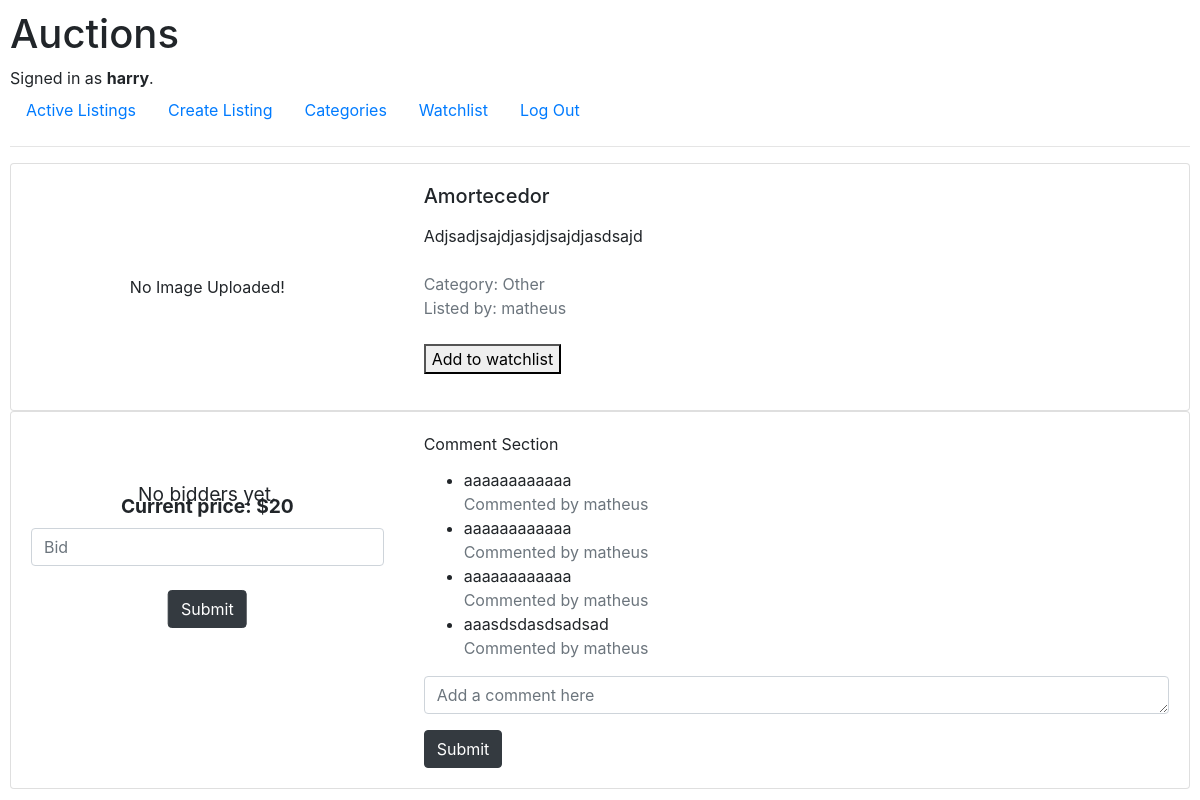
/listing/3 (signed in), run on the app's committed database.
### auctions/models.py (models this page shows, shortened)
class User(AbstractUser):
    pass

class Listing(models.Model):
    title = models.CharField(max_length=64)
    image = models.URLField(blank=True, max_length=512)
    description = models.CharField(max_length=512)
    online = models.BooleanField(default=True)
    owner = models.ForeignKey(User, on_delete=models.CASCADE, related_name='owner')
    winner = models.ForeignKey(User, on_delete=models.CASCADE, null=True, related_name='winner')
    category = models.ForeignKey(Category, on_delete=models.CASCADE)
    price = models.IntegerField(default=0)

class Category(models.Model):
    title = models.CharField(max_length=64)
    def __str__(self):
        return f'{self.title}'

class Comments(models.Model):
    text = models.CharField(max_length=512)
    user = models.ForeignKey(User, on_delete=models.CASCADE, related_name='user_comments')
    listing = models.ForeignKey(Listing, on_delete=models.CASCADE, related_name='listing_comments')

### auctions/views.py (the view, shortened to what this page needs)
# urls.py: path('listing/<int:listing_id>', views.listings, name='listings'),
@login_required(login_url='login')
def listings(request, listing_id):
    try:
        listing = Listing.objects.get(pk=listing_id)
    except Listing.DoesNotExist:
        return HttpResponseRedirect('/listing/doesnt-exist')
    comments = Comments.objects.filter(listing = listing)
    watchlist = []
    list = Watchlist.objects.filter(user = request.user)
    for l in list:
        listings = Listing.objects.get(pk = l.listing.id)
        watchlist.append(listings)
    print(listing.owner)
    return render(request, 'auctions/listing_visitor.html', {
            'listing':listing,
            'user':request.user,
            'comments':comments,
            'comment_form':CommentForm(),
            'bid_form':BidForm(),
            'watchlist':watchlist
        })

### auctions/views.py
class CommentForm(forms.ModelForm):
    class Meta:
        model = Comments
        fields = ["text"]
        labels = {
            "text": ("")
        }
        widgets = {
            "text": forms.Textarea(attrs={
                "placeholder": "Add a comment here",
                "class": "form-control",
                "rows": 1
            })
        }

class BidForm(forms.ModelForm):
    class Meta:
        model = Bid
        fields = ["current_bid"]
        labels = {
            "current_bid": ("")
        }
        widgets = {
            "current_bid": forms.NumberInput(attrs={
                "placeholder": "Bid",
                "class": "form-control"
            })
        }

### auctions/templates/auctions/listing_visitor.html (shortened to what this page needs)
{% extends 'auctions/layout.html' %}
{% block body %}
{% if listing.online %}
    <div class="card" style="width: 100%;">
        <div class="row no-gutters">
            <div class="col-md-4">
                {% if listing.image %}
                <img src="{{listing.image}}" alt="{{listing.title}}'s image" width="99%" height="99%">
                {% else %}
                <div style="position: absolute; top: 50%; left: 50%; transform: translateY(-50%) translateX(-50%);">
                    No Image Uploaded!
                </div>
                {% endif %}
            </div>
            <div class="col-md-8">
                <div class="card-body">
                    <h5 class="card-title">{{listing.title}}</h5>
                    <p class="card-text">
                        <div>{{listing.description}}</div><br>
                        <div class="text-muted">Category: {{listing.category}}</div>
                        <div class="text-muted">Listed by: {{listing.owner.username}}</div>
                        <br>
                        {% if listing not in watchlist %}
                            <form action="{% url 'add_watchlist' listing.id %}" method="post">
                                <button type="submit">Add to watchlist</button>
                            </form>
                        {% else %}
                            <form action="{% url 'remove_watchlist' listing.id %}" method="post">
                                {% csrf_token %}
                                <button type="submit">Remove from watchlist</button>
                            </form>
                        {% endif %}
                    </p>
                </div>
            </div>
        </div>
    </div>
    <div class="card" style="width: 100%;">
        <div class="row no-gutters">
            <div class="col-md-4">
                <div class="card-body">
                    <strong class="card-text" style="font-size: larger;
                    position: absolute; top: 25%; left: 50%;
                     transform: translateY(-50%) translateX(-50%);">
                     Current price: ${{listing.price}}
                    </strong>
                    <br><br>
                    {% if listing.winner %}
                    <p style="font-size: larger; position: absolute;
                    left: 50%; transform: translateX(-50%);">Current winner: {{listing.winner.username}}</p> <br>
                    {% else %}
                    <p style="font-size: larger; position: absolute;
                    left: 50%; transform: translateX(-50%);">No bidders yet.</p> <br>
                    {% endif %}
                    <br>
                    <form action="{% url 'bid' listing.id %}" method="post">
                        {{bid_form}}
                        <br>
                        <input class="btn btn-dark" style="margin: 0;
                        position: absolute;
                        left: 50%;
                        transform: translateX(-50%);" type="submit" value="Submit">
                    </form>
                </div>
            </div>
            <div class="col-md-8">
                <div class="card-body">
                    <p class="card-title">Comment Section</p>
                    <ul>
                        {% for comment in comments %}
                            <li class="card-text">{{comment.text}}</li><div class="text-muted">Commented by {{comment.user}}</div>
                        {% empty %}
                            <li class="card-text">No comments yet!</li>
                        {% endfor %}
                    </ul>
                    <form action="{% url 'comments' listing.id %}" method="post">
                        {{comment_form}}
                        <input class="btn btn-dark" type="submit" value="Submit" name="Submit">
                    </form>
                </div>
            </div>
        </div>
    </div>
{% else %}
    {% if listing.winner.id == user.id %}
        <h2 style="text-align: center;">You won this auction!</h2>
    {% else %}
        <h2 style="text-align: center;">This listing isn't available anymore!</h2>
    {% endif %}
{% endif %}
{% endblock %}

### auctions/templates/auctions/layout.html (shortened to what this page needs)
{% load static %}
<!DOCTYPE html>
<html lang="en">
    <head>
        <link rel="stylesheet" href="https://stackpath.bootstrapcdn.com/bootstrap/4.4.1/css/bootstrap.min.css">
        <link href="{% static 'auctions/styles.css' %}" rel="stylesheet">
    </head>
    <body>
        <h1>Auctions</h1>
        <div>
            {% if user.is_authenticated %}
                Signed in as <strong>{{ user.username }}</strong>.
            {% else %}
                Not signed in.
            {% endif %}
        </div>
        <ul class="nav">
            <li class="nav-item">
                <a class="nav-link" href="{% url 'index' %}">Active Listings</a>
            </li>
            <li class="nav-item">
                <a class="nav-link" href="{% url 'create' %}">Create Listing</a>
            </li>
            <li class="nav-item">
                <a class="nav-link" href="{% url 'categories_index' %}">Categories</a>
            </li>
            <li class="nav-item">
                <a class="nav-link" href="{% url 'watchlist' %}">Watchlist</a>
            </li>
            {% if user.is_authenticated %}
                <li class="nav-item">
                    <a class="nav-link" href="{% url 'logout' %}">Log Out</a>
                </li>
            {% endif %}
        </ul>
        <hr>
        {% block body %}
        {% endblock %}
    </body>
</html>

### auctions/static/auctions/styles.css (style rules this page uses)
body { padding: 10px; }

### data on the page
User: username "harry"
Listing: title "Amortecedor", description "Adjsadjsajdjasjdjsajdjasdsajd", category "Other", owner.username "matheus", price "20"
Comments: text "aaaaaaaaaaaa", user "matheus"
Comments: text "aaaaaaaaaaaa", user "matheus"
Comments: text "aaaaaaaaaaaa", user "matheus"
Comments: text "aaasdsdasdsadsad", user "matheus"
